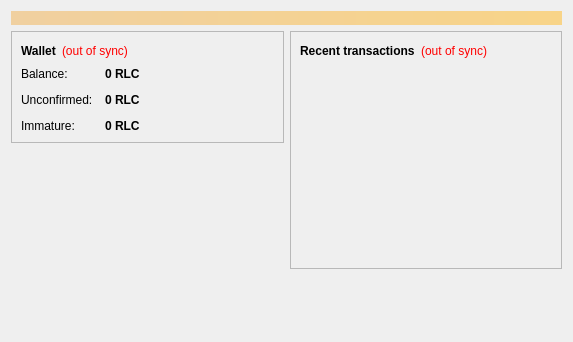
<?xml version="1.0" encoding="UTF-8"?>
<ui version="4.0">
 <class>OverviewPage</class>
 <widget class="QWidget" name="OverviewPage">
  <property name="geometry">
   <rect>
    <x>0</x>
    <y>0</y>
    <width>573</width>
    <height>342</height>
   </rect>
  </property>
  <property name="windowTitle">
   <string>Form</string>
  </property>
  <layout class="QVBoxLayout" name="topLayout">
   <item>
    <widget class="QLabel" name="labelAlerts">
     <property name="visible">
      <bool>false</bool>
     </property>
     <property name="styleSheet">
      <string notr="true">background-color: qlineargradient(x1: 0, y1: 0, x2: 1, y2: 0, stop:0 #F0D0A0, stop:1 #F8D488); color:#000000;</string>
     </property>
     <property name="wordWrap">
      <bool>true</bool>
     </property>
     <property name="margin">
      <number>3</number>
     </property>
    </widget>
   </item>
   <item>
    <layout class="QHBoxLayout" name="horizontalLayout" stretch="1,1">
     <item>
      <layout class="QVBoxLayout" name="verticalLayout_2">
       <item>
        <widget class="QFrame" name="frame">
         <property name="frameShape">
          <enum>QFrame::StyledPanel</enum>
         </property>
         <property name="frameShadow">
          <enum>QFrame::Raised</enum>
         </property>
         <layout class="QVBoxLayout" name="verticalLayout_4">
          <item>
           <layout class="QHBoxLayout" name="horizontalLayout_4">
            <item>
             <widget class="QLabel" name="label_5">
              <property name="font">
               <font>
                <weight>75</weight>
                <bold>true</bold>
               </font>
              </property>
              <property name="text">
               <string>Wallet</string>
              </property>
             </widget>
            </item>
            <item>
             <widget class="QLabel" name="labelWalletStatus">
              <property name="toolTip">
               <string>The displayed information may be out of date. Your wallet automatically synchronizes with the Realcoin network after a connection is established, but this process has not completed yet.</string>
              </property>
              <property name="styleSheet">
               <string notr="true">QLabel { color: red; }</string>
              </property>
              <property name="text">
               <string notr="true">(out of sync)</string>
              </property>
              <property name="alignment">
               <set>Qt::AlignLeading|Qt::AlignLeft|Qt::AlignVCenter</set>
              </property>
             </widget>
            </item>
            <item>
             <spacer name="horizontalSpacer_2">
              <property name="orientation">
               <enum>Qt::Horizontal</enum>
              </property>
              <property name="sizeHint" stdset="0">
               <size>
                <width>40</width>
                <height>20</height>
               </size>
              </property>
             </spacer>
            </item>
           </layout>
          </item>
          <item>
           <layout class="QFormLayout" name="formLayout_2">
            <property name="fieldGrowthPolicy">
             <enum>QFormLayout::AllNonFixedFieldsGrow</enum>
            </property>
            <property name="horizontalSpacing">
             <number>12</number>
            </property>
            <property name="verticalSpacing">
             <number>12</number>
            </property>
            <item row="0" column="0">
             <widget class="QLabel" name="label">
              <property name="text">
               <string>Balance:</string>
              </property>
             </widget>
            </item>
            <item row="0" column="1">
             <widget class="QLabel" name="labelBalance">
              <property name="font">
               <font>
                <weight>75</weight>
                <bold>true</bold>
               </font>
              </property>
              <property name="cursor">
               <cursorShape>IBeamCursor</cursorShape>
              </property>
              <property name="toolTip">
               <string>Your current balance</string>
              </property>
              <property name="text">
               <string notr="true">0 RLC</string>
              </property>
              <property name="textInteractionFlags">
               <set>Qt::LinksAccessibleByMouse|Qt::TextSelectableByKeyboard|Qt::TextSelectableByMouse</set>
              </property>
             </widget>
            </item>
            <item row="1" column="0">
             <widget class="QLabel" name="label_3">
              <property name="text">
               <string>Unconfirmed:</string>
              </property>
             </widget>
            </item>
            <item row="1" column="1">
             <widget class="QLabel" name="labelUnconfirmed">
              <property name="font">
               <font>
                <weight>75</weight>
                <bold>true</bold>
               </font>
              </property>
              <property name="cursor">
               <cursorShape>IBeamCursor</cursorShape>
              </property>
              <property name="toolTip">
               <string>Total of transactions that have yet to be confirmed, and do not yet count toward the current balance</string>
              </property>
              <property name="text">
               <string notr="true">0 RLC</string>
              </property>
              <property name="textInteractionFlags">
               <set>Qt::LinksAccessibleByMouse|Qt::TextSelectableByKeyboard|Qt::TextSelectableByMouse</set>
              </property>
             </widget>
            </item>
            <item row="2" column="0">
             <widget class="QLabel" name="labelImmatureText">
              <property name="text">
               <string>Immature:</string>
              </property>
             </widget>
            </item>
            <item row="2" column="1">
             <widget class="QLabel" name="labelImmature">
              <property name="font">
               <font>
                <weight>75</weight>
                <bold>true</bold>
               </font>
              </property>
              <property name="toolTip">
               <string>Mined balance that has not yet matured</string>
              </property>
              <property name="text">
               <string notr="true">0 RLC</string>
              </property>
              <property name="textInteractionFlags">
               <set>Qt::LinksAccessibleByMouse|Qt::TextSelectableByKeyboard|Qt::TextSelectableByMouse</set>
              </property>
             </widget>
            </item>
           </layout>
          </item>
         </layout>
        </widget>
       </item>
       <item>
        <spacer name="verticalSpacer">
         <property name="orientation">
          <enum>Qt::Vertical</enum>
         </property>
         <property name="sizeHint" stdset="0">
          <size>
           <width>20</width>
           <height>40</height>
          </size>
         </property>
        </spacer>
       </item>
      </layout>
     </item>
     <item>
      <layout class="QVBoxLayout" name="verticalLayout_3">
       <item>
        <widget class="QFrame" name="frame_2">
         <property name="frameShape">
          <enum>QFrame::StyledPanel</enum>
         </property>
         <property name="frameShadow">
          <enum>QFrame::Raised</enum>
         </property>
         <layout class="QVBoxLayout" name="verticalLayout">
          <item>
           <layout class="QHBoxLayout" name="horizontalLayout_2">
            <item>
             <widget class="QLabel" name="label_4">
              <property name="text">
               <string>&lt;b&gt;Recent transactions&lt;/b&gt;</string>
              </property>
             </widget>
            </item>
            <item>
             <widget class="QLabel" name="labelTransactionsStatus">
              <property name="toolTip">
               <string>The displayed information may be out of date. Your wallet automatically synchronizes with the Realcoin network after a connection is established, but this process has not completed yet.</string>
              </property>
              <property name="styleSheet">
               <string notr="true">QLabel { color: red; }</string>
              </property>
              <property name="text">
               <string notr="true">(out of sync)</string>
              </property>
              <property name="alignment">
               <set>Qt::AlignRight|Qt::AlignTrailing|Qt::AlignVCenter</set>
              </property>
             </widget>
            </item>
            <item>
             <spacer name="horizontalSpacer">
              <property name="orientation">
               <enum>Qt::Horizontal</enum>
              </property>
              <property name="sizeHint" stdset="0">
               <size>
                <width>40</width>
                <height>20</height>
               </size>
              </property>
             </spacer>
            </item>
           </layout>
          </item>
          <item>
           <widget class="QListView" name="listTransactions">
            <property name="styleSheet">
             <string notr="true">QListView { background: transparent; }</string>
            </property>
            <property name="frameShape">
             <enum>QFrame::NoFrame</enum>
            </property>
            <property name="verticalScrollBarPolicy">
             <enum>Qt::ScrollBarAlwaysOff</enum>
            </property>
            <property name="horizontalScrollBarPolicy">
             <enum>Qt::ScrollBarAlwaysOff</enum>
            </property>
            <property name="selectionMode">
             <enum>QAbstractItemView::NoSelection</enum>
            </property>
           </widget>
          </item>
         </layout>
        </widget>
       </item>
       <item>
        <spacer name="verticalSpacer_2">
         <property name="orientation">
          <enum>Qt::Vertical</enum>
         </property>
         <property name="sizeHint" stdset="0">
          <size>
           <width>20</width>
           <height>40</height>
          </size>
         </property>
        </spacer>
       </item>
      </layout>
     </item>
    </layout>
   </item>
  </layout>
 </widget>
 <resources/>
 <connections/>
</ui>
